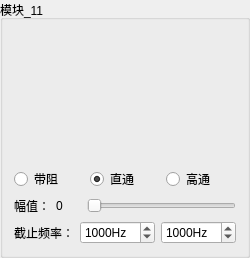
       <widget class="QGroupBox" name="groupBox_19">
        <property name="geometry">
         <rect>
          <x>10</x>
          <y>225</y>
          <width>181</width>
          <height>246</height>
         </rect>
        </property>
        <property name="title">
         <string>模块_11</string>
        </property>
        <layout class="QVBoxLayout" name="verticalLayout_19">
         <item>
          <widget class="QLabel" name="pixmapLabel_4">
           <property name="minimumSize">
            <size>
             <width>0</width>
             <height>130</height>
            </size>
           </property>
           <property name="maximumSize">
            <size>
             <width>16777215</width>
             <height>130</height>
            </size>
           </property>
           <property name="layoutDirection">
            <enum>Qt::LeftToRight</enum>
           </property>
           <property name="text">
            <string/>
           </property>
           <property name="pixmap">
            <pixmap resource="Mic_OP.qrc">:/mic/icon/Bypass.png</pixmap>
           </property>
           <property name="alignment">
            <set>Qt::AlignCenter</set>
           </property>
          </widget>
         </item>
         <item>
          <layout class="QHBoxLayout" name="horizontalLayout_11">
           <item>
            <widget class="QRadioButton" name="filter01_radioButton_notch_4">
             <property name="enabled">
              <bool>true</bool>
             </property>
             <property name="toolTip">
              <string>Notch Filter</string>
             </property>
             <property name="text">
              <string>带阻</string>
             </property>
             <property name="checked">
              <bool>false</bool>
             </property>
            </widget>
           </item>
           <item>
            <widget class="QRadioButton" name="filter01_radioButton_bypass_4">
             <property name="toolTip">
              <string>Bypass</string>
             </property>
             <property name="text">
              <string>直通</string>
             </property>
             <property name="checked">
              <bool>true</bool>
             </property>
            </widget>
           </item>
           <item>
            <widget class="QRadioButton" name="filter01_radioButton_highpass_2">
             <property name="toolTip">
              <string>Highpass</string>
             </property>
             <property name="text">
              <string>高通</string>
             </property>
            </widget>
           </item>
          </layout>
         </item>
         <item>
          <layout class="QVBoxLayout" name="verticalLayout_20">
           <item>
            <layout class="QHBoxLayout" name="horizontalLayout_3">
             <item>
              <widget class="QLabel" name="label_28">
               <property name="text">
                <string>幅值：</string>
               </property>
              </widget>
             </item>
             <item>
              <widget class="QLabel" name="label_Slider_value_14">
               <property name="minimumSize">
                <size>
                 <width>25</width>
                 <height>0</height>
                </size>
               </property>
               <property name="maximumSize">
                <size>
                 <width>16777215</width>
                 <height>16777215</height>
                </size>
               </property>
               <property name="text">
                <string>0</string>
               </property>
              </widget>
             </item>
             <item>
              <widget class="QSlider" name="amplitudeSlider_4">
               <property name="cursor">
                <cursorShape>SizeHorCursor</cursorShape>
               </property>
               <property name="maximum">
                <number>61</number>
               </property>
               <property name="orientation">
                <enum>Qt::Horizontal</enum>
               </property>
              </widget>
             </item>
            </layout>
           </item>
           <item>
            <layout class="QHBoxLayout" name="horizontalLayout_12">
             <item>
              <widget class="QLabel" name="label_29">
               <property name="text">
                <string>截止频率：</string>
               </property>
              </widget>
             </item>
             <item>
              <widget class="QSpinBox" name="frequencySpin_4">
               <property name="accessibleDescription">
                <string extracomment="wd"/>
               </property>
               <property name="suffix">
                <string>Hz</string>
               </property>
               <property name="minimum">
                <number>20</number>
               </property>
               <property name="maximum">
                <number>20000</number>
               </property>
               <property name="singleStep">
                <number>100</number>
               </property>
               <property name="value">
                <number>1000</number>
               </property>
               <property name="displayIntegerBase">
                <number>10</number>
               </property>
              </widget>
             </item>
             <item>
              <widget class="QSpinBox" name="frequencySpin_highpass_2">
               <property name="enabled">
                <bool>true</bool>
               </property>
               <property name="accessibleDescription">
                <string extracomment="wd"/>
               </property>
               <property name="suffix">
                <string>Hz</string>
               </property>
               <property name="minimum">
                <number>20</number>
               </property>
               <property name="maximum">
                <number>20000</number>
               </property>
               <property name="singleStep">
                <number>100</number>
               </property>
               <property name="value">
                <number>1000</number>
               </property>
               <property name="displayIntegerBase">
                <number>10</number>
               </property>
              </widget>
             </item>
            </layout>
           </item>
          </layout>
         </item>
        </layout>
       </widget>
